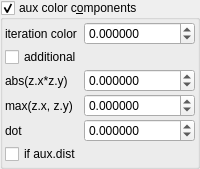
    <widget class="MyGroupBox" name="groupCheck_fold_color_aux_color_enabled">
     <property name="title">
      <string>aux color c&amp;omponents</string>
     </property>
     <property name="checkable">
      <bool>true</bool>
     </property>
     <layout class="QVBoxLayout" name="verticalLayout_12">
      <property name="leftMargin">
       <number>2</number>
      </property>
      <property name="topMargin">
       <number>2</number>
      </property>
      <property name="rightMargin">
       <number>2</number>
      </property>
      <property name="bottomMargin">
       <number>2</number>
      </property>
      <item>
       <layout class="QGridLayout" name="gridLayout_20" columnstretch="0,1">
        <property name="spacing">
         <number>2</number>
        </property>
        <item row="4" column="1">
         <widget class="MyDoubleSpinBox" name="spinbox4_fold_color_difs_0000_y">
          <property name="sizePolicy">
           <sizepolicy hsizetype="Minimum" vsizetype="Maximum">
            <horstretch>0</horstretch>
            <verstretch>0</verstretch>
           </sizepolicy>
          </property>
          <property name="prefix">
           <string/>
          </property>
          <property name="suffix">
           <string/>
          </property>
          <property name="decimals">
           <number>6</number>
          </property>
          <property name="minimum">
           <double>-100.000000000000000</double>
          </property>
          <property name="maximum">
           <double>100.000000000000000</double>
          </property>
          <property name="singleStep">
           <double>0.100000000000000</double>
          </property>
         </widget>
        </item>
        <item row="1" column="0">
         <widget class="QLabel" name="label_56">
          <property name="text">
           <string>iteration color</string>
          </property>
         </widget>
        </item>
        <item row="2" column="0">
         <widget class="MyCheckBox" name="checkBox_fold_color_aux_color_enabled_false">
          <property name="text">
           <string>additional</string>
          </property>
         </widget>
        </item>
        <item row="4" column="0">
         <widget class="QLabel" name="label_57">
          <property name="text">
           <string>max(z.x, z.y)</string>
          </property>
         </widget>
        </item>
        <item row="1" column="1">
         <widget class="MyDoubleSpinBox" name="spinbox_fold_color_difs1">
          <property name="sizePolicy">
           <sizepolicy hsizetype="Minimum" vsizetype="Maximum">
            <horstretch>0</horstretch>
            <verstretch>0</verstretch>
           </sizepolicy>
          </property>
          <property name="prefix">
           <string/>
          </property>
          <property name="suffix">
           <string/>
          </property>
          <property name="decimals">
           <number>6</number>
          </property>
          <property name="minimum">
           <double>-100.000000000000000</double>
          </property>
          <property name="maximum">
           <double>100.000000000000000</double>
          </property>
          <property name="singleStep">
           <double>0.100000000000000</double>
          </property>
         </widget>
        </item>
        <item row="3" column="1">
         <widget class="MyDoubleSpinBox" name="spinbox4_fold_color_difs_0000_x">
          <property name="sizePolicy">
           <sizepolicy hsizetype="Minimum" vsizetype="Maximum">
            <horstretch>0</horstretch>
            <verstretch>0</verstretch>
           </sizepolicy>
          </property>
          <property name="prefix">
           <string/>
          </property>
          <property name="suffix">
           <string/>
          </property>
          <property name="decimals">
           <number>6</number>
          </property>
          <property name="minimum">
           <double>-100.000000000000000</double>
          </property>
          <property name="maximum">
           <double>100.000000000000000</double>
          </property>
          <property name="singleStep">
           <double>0.100000000000000</double>
          </property>
         </widget>
        </item>
        <item row="3" column="0">
         <widget class="QLabel" name="label_58">
          <property name="text">
           <string>abs(z.x*z.y)</string>
          </property>
         </widget>
        </item>
        <item row="6" column="0">
         <widget class="MyCheckBox" name="checkBox_fold_color_aux_color_enabledA">
          <property name="text">
           <string>if aux.dist</string>
          </property>
         </widget>
        </item>
        <item row="5" column="1">
         <widget class="MyDoubleSpinBox" name="spinbox4_fold_color_difs_0000_z">
          <property name="sizePolicy">
           <sizepolicy hsizetype="Minimum" vsizetype="Maximum">
            <horstretch>0</horstretch>
            <verstretch>0</verstretch>
           </sizepolicy>
          </property>
          <property name="prefix">
           <string/>
          </property>
          <property name="suffix">
           <string/>
          </property>
          <property name="decimals">
           <number>6</number>
          </property>
          <property name="minimum">
           <double>-100.000000000000000</double>
          </property>
          <property name="maximum">
           <double>100.000000000000000</double>
          </property>
          <property name="singleStep">
           <double>0.100000000000000</double>
          </property>
         </widget>
        </item>
        <item row="5" column="0">
         <widget class="QLabel" name="label_59">
          <property name="text">
           <string>dot</string>
          </property>
         </widget>
        </item>
       </layout>
      </item>
     </layout>
    </widget>
